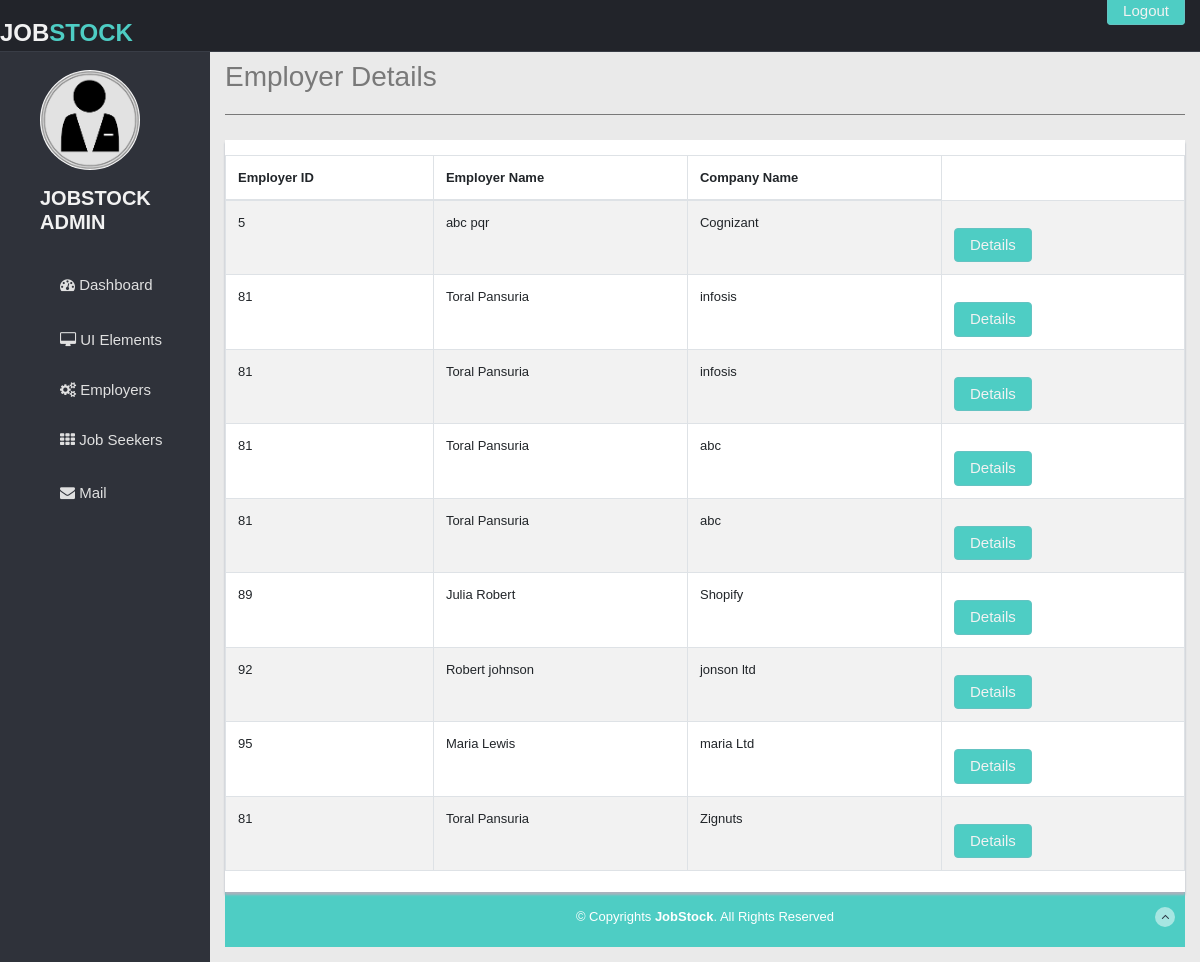
Page /admin/AdminEmployerDetails.php on the committed database.
### tables this page shows
CREATE TABLE `user_details` (
  `user_id` int(11) NOT NULL,
  `user_firstname` varchar(30) NOT NULL,
  `user_lastname` varchar(30) NOT NULL,
  `user_fullname` varchar(50) NOT NULL,
  `dob` date DEFAULT NULL,
  `email` varchar(40) DEFAULT NULL,
  `phone` int(20) DEFAULT NULL,
  `user_image` longblob NOT NULL,
  `gender` varchar(15) DEFAULT NULL,
  `registrationDate` date DEFAULT NULL,
  `address` varchar(40) DEFAULT NULL,
  `postalcode` varchar(10) DEFAULT NULL
);

CREATE TABLE `company` (
  `company_id` int(11) NOT NULL,
  `company_name` varchar(30) NOT NULL,
  `company_desc` varchar(1000) DEFAULT NULL,
  `business_stream_id` int(11) DEFAULT NULL,
  `establishment_date` date DEFAULT NULL,
  `company_url` varchar(100) DEFAULT NULL,
  `employerId` int(11) NOT NULL
);

### admin/AdminEmployerDetails.php (the view, shortened to what this page needs)
<!DOCTYPE html>
<html lang="en">
<head>
    <link rel="stylesheet" href="https://cdnjs.cloudflare.com/ajax/libs/font-awesome/4.7.0/css/font-awesome.min.css">
    <link rel="stylesheet" href="https://stackpath.bootstrapcdn.com/bootstrap/4.3.1/css/bootstrap.min.css">
    <link href="../css/adminHeader.css" rel="stylesheet">
    <link href="../css/adminMainContent.css" rel="stylesheet">
</head>
<body>
<?php
include "adminHeader.php";
include "sidebar.php";
$db = Database::getDb();
$sql = "Select * from user_details inner join login on useraccid= user_id  inner join company on user_id = employerId where usertype_id=101";
$pst = $db->prepare($sql);
$pst->execute();
$data = $pst->fetchAll(PDO::FETCH_OBJ);
?>
<section id="main-content">
    <section class="wrapper">
        <h3> Employer Details</h3>
        <hr>
        <div class="row mt">
            <div class="col-lg-12">
                <div class="content-panel">
                    <section id="unseen">
                        <table class="table table-bordered table-striped table-condensed">
                            <thead>
                            <tr>
                                <th>Employer ID</th>
                                <th>Employer Name</th>
                                <th>Company Name</th>
                            </thead>
                            <tbody>
                            <?php
                            foreach ($data as $employer) {
                            ?>
                            <tr>
                                <td><?php echo $employer->user_id?></td>
                                <td><?php echo $employer->user_firstname." ".$employer->user_lastname?></td>
                                <td><?php echo $employer->company_name?></td>
                                <td><button class ="btn btn-primary btn-lg" data-toggle ="modal" data-target="#myModal"
                                 id="<?php echo $employer->user_id?>" onclick="showEmployerDetails(this);">Details</button></td>
                            </tr>
<?php } ?>
                            </tbody>
                        </table>
                    </section>
                </div>
            </div>
        </div>
 <?php
 include "adminFooter.php";
?>
</body>
</html>

### admin/adminHeader.php (shortened to what this page needs)
<header class="header black-bg">
    <a href="index.html" class="logo"><b>JOB<span>STOCK</span></b></a>
        <ul class="nav pull-right top-menu" >
            <li><a class="logout" href="adminlogin.php">Logout</a></li>
        </ul>
</header>

### admin/sidebar.php
<div id="sidebar" class="nav-collapse ">
    <ul class="sidebar-menu" id="nav-accordion">
        <p class="centered"><a href="profile.html"><img src="../images/adm.png" class="img-circle" width="100" style="border-radius: 50%"></a></p>
        <h5> JOBSTOCK ADMIN</h5>
        <li class="mt">
            <a class="active" href="dashboard_admin.php">
                <i class="fa fa-dashboard"></i>
                <span>Dashboard</span>
            </a>
        </li>
        <li class="sub-menu">
            <a href="uielements.php">
                <i class="fa fa-desktop"></i>
                <span>UI Elements</span>
            </a>
        </li>
        <li class="sub-menu">
            <a href="AdminEmployerDetails.php">
                <i class="fa fa-cogs"></i>
                <span>Employers</span>
            </a>
        </li>
        <li class="sub-menu">
            <a href="AdminSeekersDetails.php">
                <i class="fa fa-th"></i>
                <span>Job Seekers</span>
            </a>
        </li>
        <li>
            <a href="inbox.php">
                <i class="fa fa-envelope"></i>
                <span>Mail </span>
            </a>
        </li>
    </ul>
</div>

### admin/adminFooter.php
<div class="site-footer">
<footer>
    <div class="text-center">
        <p>
            &copy; Copyrights <strong>JobStock</strong>. All Rights Reserved
        </p>
        <a href="dashboard_admin.php#" class="go-top">
            <i class="fa fa-angle-up"></i>
        </a>
    </div>
</footer>
</div>

### css/adminHeader.css (style rules this page uses)
body { color: #797979; background: #eaeaea; font-family: 'Ruda', sans-serif; padding: 0px !important; margin: 0px !important; font-size:13px; }
ul li { list-style: none; }
.header { position: fixed; left: 0; right: 0; z-index: 1002; }
.centered { margin-top: 70px; }
.black-bg { background: #22242a; border-bottom: 1px solid #393d46; }
a.logo { font-size: 24px; color: #f2f2f2; float: left; margin-top: 15px; text-transform: uppercase; }
a.logo b { font-weight: 900; }
a.logo span { color: #4ECDC4; }
.logout { color: #f2f2f2; font-size: 15px; border-radius: 4px; -webkit-border-radius: 4px; border: 1px solid #64c3c2; padding: 5px 15px; margin-right: 15px; background: #4ECDC4; margin-top: 15px; }
#sidebar { width: 210px; height: 100%; position: fixed; background: #2f323a; }
#sidebar h5 { color: #f2f2f2; font-weight: 700; }
#sidebar ul li { position: relative; }
ul.sidebar-menu li { margin-bottom: 5px; margin-left:10px; margin-right:10px; }
ul.sidebar-menu li.sub-menu { line-height: 15px; }
ul.sidebar-menu li a span { display: inline-block; }
ul.sidebar-menu li a { color: #e0e0e0; text-decoration: none; display: block; padding: 15px 0 15px 10px; font-size: 15px; outline: none; -webkit-transition: all 0.3s ease; -moz-transition: all 0.3s ease; -o-transition: all 0.3s ease; -ms-transition: all 0.3s ease; transition: all 0.3s ease; }

### css/adminMainContent.css (style rules this page uses)
#main-content { height: 100vh; margin-left: 210px; position: relative; }
.wrapper { display: inline-block; margin-top: 60px; padding-left: 15px; padding-right: 15px; padding-bottom: 15px; padding-top: 0px; width: 100%; }
.mt { margin-top: 25px; }
.content-panel { background: #ffffff; box-shadow: 0px 3px 2px #aab2bd; padding-top: 15px; padding-bottom: 5px; }
hr { margin-top: 20px; margin-bottom: 20px; border: 0; border-top: 1px solid #797979; }
.btn { color: #f2f2f2; font-size: 15px; border-radius: 4px; -webkit-border-radius: 4px; border: 1px solid #64c3c2; padding: 5px 15px; margin-right: 15px; background: #4ECDC4; margin-top: 15px; }
.site-footer { background: #4ECDC4; color: #fff; padding: 15px 0; }
.site-footer p { margin-bottom: 5px; }
.go-top { margin-right: 1%; margin-top: -25px; float: right; background: rgba(255,255,255,.5); width: 20px; height: 20px; border-radius: 50%; -webkit-border-radius: 50%; }
.go-top i { color: #2A3542; }

### rows in the picture
user_details: user_id "5", user_firstname "abc", user_lastname "pqr", company.company_name "Cognizant"
user_details: user_id "81", user_firstname "Toral", user_lastname "Pansuria", company.company_name "infosis", company.company_name "abc", company.company_name "Zignuts"
user_details: user_id "89", user_firstname "Julia", user_lastname "Robert", company.company_name "Shopify"
user_details: user_id "92", user_firstname "Robert", user_lastname "johnson", company.company_name "jonson ltd"
user_details: user_id "95", user_firstname "Maria", user_lastname "Lewis", company.company_name "maria Ltd"
